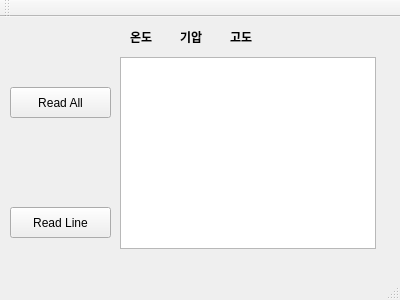
<?xml version="1.0" encoding="UTF-8"?>
<ui version="4.0">
 <class>MainWindow</class>
 <widget class="QMainWindow" name="MainWindow">
  <property name="geometry">
   <rect>
    <x>0</x>
    <y>0</y>
    <width>400</width>
    <height>300</height>
   </rect>
  </property>
  <property name="windowTitle">
   <string>MainWindow</string>
  </property>
  <widget class="QWidget" name="centralWidget">
   <widget class="QPushButton" name="pushButton">
    <property name="geometry">
     <rect>
      <x>10</x>
      <y>70</y>
      <width>101</width>
      <height>31</height>
     </rect>
    </property>
    <property name="text">
     <string>Read All</string>
    </property>
   </widget>
   <widget class="QTextBrowser" name="textBrowser">
    <property name="geometry">
     <rect>
      <x>120</x>
      <y>40</y>
      <width>256</width>
      <height>192</height>
     </rect>
    </property>
   </widget>
   <widget class="QLabel" name="label">
    <property name="geometry">
     <rect>
      <x>130</x>
      <y>10</y>
      <width>51</width>
      <height>21</height>
     </rect>
    </property>
    <property name="text">
     <string>&lt;html&gt;&lt;head/&gt;&lt;body&gt;&lt;p&gt;&lt;span style=&quot; font-weight:600;&quot;&gt;온도&lt;/span&gt;&lt;/p&gt;&lt;/body&gt;&lt;/html&gt;</string>
    </property>
   </widget>
   <widget class="QLabel" name="label_2">
    <property name="geometry">
     <rect>
      <x>180</x>
      <y>10</y>
      <width>51</width>
      <height>21</height>
     </rect>
    </property>
    <property name="text">
     <string>&lt;html&gt;&lt;head/&gt;&lt;body&gt;&lt;p&gt;&lt;span style=&quot; font-weight:600;&quot;&gt;기압&lt;/span&gt;&lt;/p&gt;&lt;/body&gt;&lt;/html&gt;</string>
    </property>
   </widget>
   <widget class="QLabel" name="label_3">
    <property name="geometry">
     <rect>
      <x>230</x>
      <y>10</y>
      <width>67</width>
      <height>21</height>
     </rect>
    </property>
    <property name="text">
     <string>&lt;html&gt;&lt;head/&gt;&lt;body&gt;&lt;p&gt;&lt;span style=&quot; font-weight:600;&quot;&gt;고도&lt;/span&gt;&lt;/p&gt;&lt;/body&gt;&lt;/html&gt;</string>
    </property>
   </widget>
   <widget class="QPushButton" name="pushButton_2">
    <property name="geometry">
     <rect>
      <x>10</x>
      <y>190</y>
      <width>101</width>
      <height>31</height>
     </rect>
    </property>
    <property name="text">
     <string>Read Line</string>
    </property>
   </widget>
  </widget>
  <widget class="QToolBar" name="mainToolBar">
   <attribute name="toolBarArea">
    <enum>TopToolBarArea</enum>
   </attribute>
   <attribute name="toolBarBreak">
    <bool>false</bool>
   </attribute>
  </widget>
  <widget class="QStatusBar" name="statusBar"/>
 </widget>
 <layoutdefault spacing="6" margin="11"/>
 <resources/>
 <connections/>
</ui>
